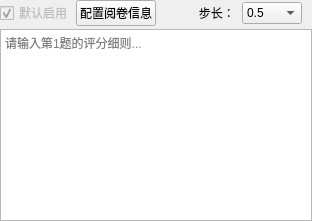
          <widget class="QWidget" name="tab_question1">
           <attribute name="title">
            <string>题目1 ✅</string>
           </attribute>
           <layout class="QVBoxLayout" name="verticalLayout_q1">
            <property name="spacing">
             <number>3</number>
            </property>
            <property name="leftMargin">
             <number>0</number>
            </property>
            <property name="topMargin">
             <number>0</number>
            </property>
            <property name="rightMargin">
             <number>0</number>
            </property>
            <property name="bottomMargin">
             <number>0</number>
            </property>
            <item>
             <layout class="QHBoxLayout" name="horizontalLayout_q1_header">
              <item>
               <widget class="QCheckBox" name="enableQuestion1">
                <property name="enabled">
                 <bool>false</bool>
                </property>
                <property name="text">
                 <string>默认启用</string>
                </property>
                <property name="checked">
                 <bool>true</bool>
                </property>
               </widget>
              </item>
              <item>
               <widget class="QPushButton" name="configQuestion1">
                <property name="text">
                 <string>配置阅卷信息</string>
                </property>
               </widget>
              </item>
              <item>
               <widget class="QLabel" name="label_step1">
                <property name="sizePolicy">
                 <sizepolicy hsizetype="Fixed" vsizetype="Preferred">
                  <horstretch>0</horstretch>
                  <verstretch>0</verstretch>
                 </sizepolicy>
                </property>
                <property name="text">
                 <string>            步长： </string>
                </property>
               </widget>
              </item>
              <item>
               <widget class="QComboBox" name="score_rounding_step_1">
                <property name="sizePolicy">
                 <sizepolicy hsizetype="Fixed" vsizetype="Fixed">
                  <horstretch>0</horstretch>
                  <verstretch>0</verstretch>
                 </sizepolicy>
                </property>
                <property name="minimumSize">
                 <size>
                  <width>60</width>
                  <height>0</height>
                 </size>
                </property>
                <property name="toolTip">
                 <string>控制本题最终提交分数的精度</string>
                </property>
                <item>
                 <property name="text">
                  <string>0.5</string>
                 </property>
                </item>
                <item>
                 <property name="text">
                  <string>1</string>
                 </property>
                </item>
                <item>
                 <property name="text">
                  <string>1.5</string>
                 </property>
                </item>
                <item>
                 <property name="text">
                  <string>2</string>
                 </property>
                </item>
               </widget>
              </item>
              <item>
               <widget class="QLabel" name="label_15">
                <property name="sizePolicy">
                 <sizepolicy hsizetype="Fixed" vsizetype="Preferred">
                  <horstretch>0</horstretch>
                  <verstretch>0</verstretch>
                 </sizepolicy>
                </property>
                <property name="text">
                 <string/>
                </property>
               </widget>
              </item>
             </layout>
            </item>
            <item>
             <widget class="QPlainTextEdit" name="StandardAnswer_text_1">
              <property name="placeholderText">
               <string>请输入第1题的评分细则...</string>
              </property>
             </widget>
            </item>
           </layout>
          </widget>
